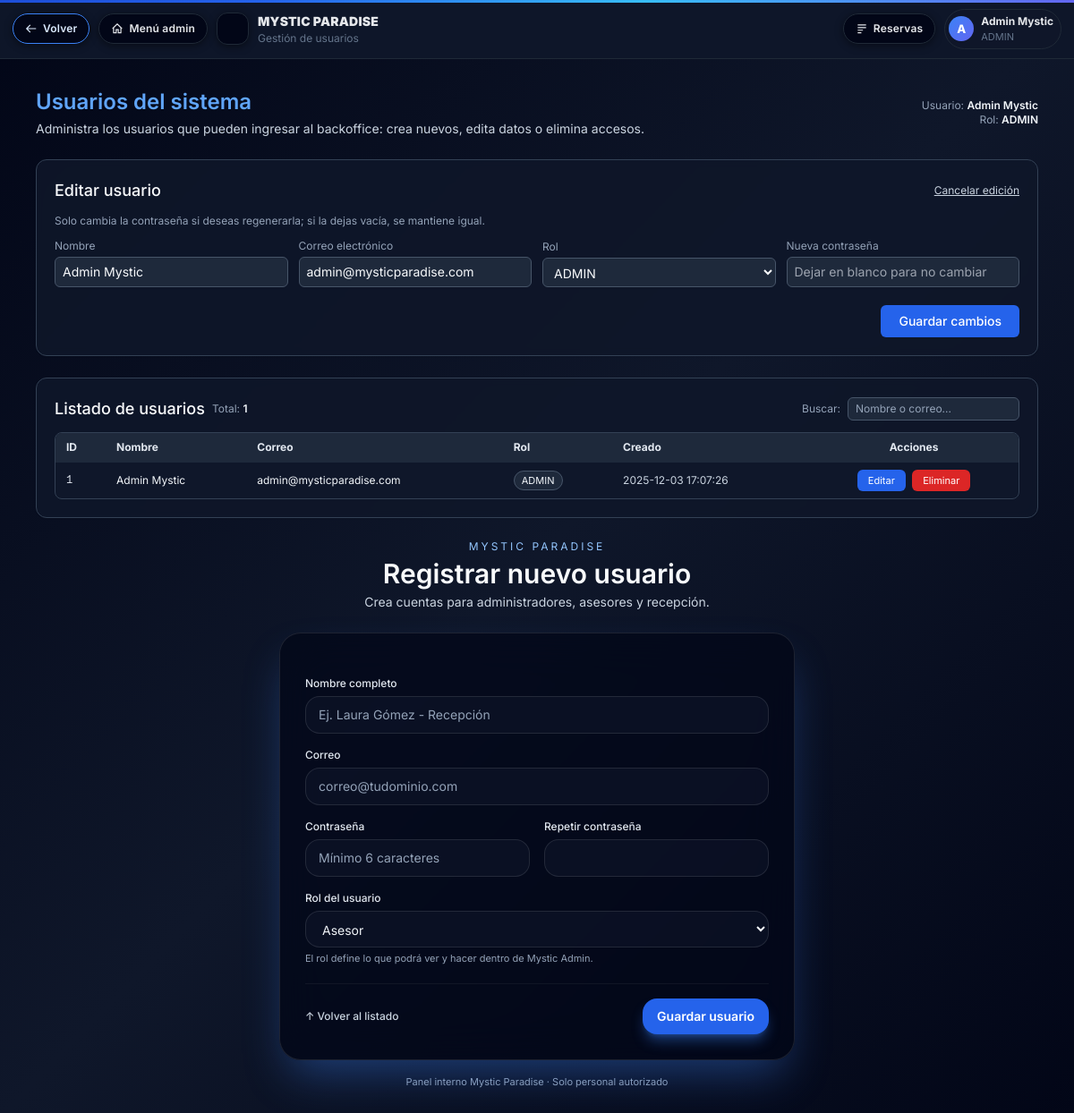
The page /usuarios.php?edit=1 (signed in) on the database its author committed.
### tables this page shows
CREATE TABLE IF NOT EXISTS `usuarios` (
  `id_usuario` int(11) NOT NULL AUTO_INCREMENT,
  `nombre` varchar(100) NOT NULL,
  `email` varchar(150) NOT NULL,
  `password_hash` varchar(255) NOT NULL,
  `rol` enum('ASESOR','ADMIN','RECEPCION','OTRO') DEFAULT 'ASESOR',
  `creado_en` timestamp NOT NULL DEFAULT current_timestamp(),
  PRIMARY KEY (`id_usuario`),
  UNIQUE KEY `email` (`email`)
);

### Usuarios.php (the view, shortened to what this page needs)
<?php
$nombreUsuario = $_SESSION['nombre'] ?? 'Admin';
$rolUsuario    = $_SESSION['rol']    ?? 'ADMIN';
try {
    $pdo = conexion::getConexion();
    $pdo->setAttribute(PDO::ATTR_ERRMODE, PDO::ERRMODE_EXCEPTION);
} catch (PDOException $e) {
    die("Error de conexión: " . $e->getMessage());
}
$usuarios      = [];
$usuarioEditar = null;
$editId        = isset($_GET['edit']) ? (int)$_GET['edit'] : 0;
try {
    $stmt = $pdo->query("
        SELECT id_usuario, nombre, email, rol, creado_en
        FROM usuarios
        ORDER BY creado_en DESC
    ");
    $usuarios = $stmt->fetchAll(PDO::FETCH_ASSOC);
} catch (PDOException $e) {
    $mensajeErr = "Error al cargar usuarios: " . $e->getMessage();
}
if ($editId > 0) {
    try {
        $stmtEd = $pdo->prepare("SELECT id_usuario, nombre, email, rol FROM usuarios WHERE id_usuario = :id LIMIT 1");
        $stmtEd->execute([':id' => $editId]);
        $usuarioEditar = $stmtEd->fetch(PDO::FETCH_ASSOC);
    } catch (PDOException $e) {
        $mensajeErr = "Error al cargar usuario para edición: " . $e->getMessage();
    }
}
?>
<!DOCTYPE html>
<html lang="es">
<head>
  <script src="https://cdn.tailwindcss.com"></script>
  <link href="https://fonts.bunny.net/css?family=inter:400,500,600,700" rel="stylesheet" />
</head>
<body class="min-h-screen bg-gradient-to-br from-slate-950 via-slate-900 to-slate-950 text-slate-50">
  <header class="topbar">
    <div class="topbar-inner">
      <div class="brand">
        <a href="javascript:window.history.back();" class="btn-top btn-top-back" title="Volver a la pantalla anterior">
          <svg viewBox="0 0 24 24" fill="none" stroke="currentColor">
            <path stroke-width="2" d="M10 19l-7-7 7-7M3 12h18"/>
          </svg>
          Volver
        </a>
        <a href="admin_menu.php" class="btn-top" title="Ir al panel de administrador">
          <svg viewBox="0 0 24 24" fill="none" stroke="currentColor">
            <path stroke-width="2" d="M3 12l9-9 9 9M5 10v10h5v-6h4v6h5V10"/>
          </svg>
          Menú admin
        </a>
        <div class="brand-logo"></div>
        <div class="brand-text">
          <span class="brand-title">MYSTIC PARADISE</span>
          <span class="brand-sub">Gestión de usuarios</span>
        </div>
      </div>
      <div class="top-actions">
        <a href="../Vista/Ver_reservas.php" class="btn-top" title="Ver reservas">
          <svg viewBox="0 0 24 24" fill="none" stroke="currentColor">
            <path stroke-width="2" d="M4 5h16M4 10h16M4 15h10M4 20h7"/>
          </svg>
          Reservas
        </a>
        <div class="avatar-chip">
          <div class="avatar-circle">
            <?php
              $ini = mb_strtoupper(mb_substr($nombreUsuario,0,1,'UTF-8'),'UTF-8');
              echo htmlspecialchars($ini,ENT_QUOTES,'UTF-8');
            ?>
          </div>
          <div class="avatar-meta">
            <span class="avatar-name">
              <?= htmlspecialchars($nombreUsuario, ENT_QUOTES, 'UTF-8') ?>
            </span>
            <span class="avatar-role"><?= htmlspecialchars($rolUsuario, ENT_QUOTES, 'UTF-8') ?></span>
          </div>
        </div>
      </div>
    </div>
  </header>
  <div class="max-w-6xl mx-auto py-8 px-4 space-y-6">
    <div class="flex flex-col md:flex-row md:items-center md:justify-between gap-3 mb-2">
      <div>
        <h1 class="text-2xl font-semibold text-blue-400">Usuarios del sistema</h1>
        <p class="text-sm text-slate-300 mt-1">
          Administra los usuarios que pueden ingresar al backoffice: crea nuevos, edita datos o elimina accesos.
        </p>
      </div>
      <div class="flex flex-col items-end text-xs text-slate-400">
        <span>Usuario: <span class="text-slate-100 font-semibold"><?= htmlspecialchars($nombreUsuario, ENT_QUOTES, 'UTF-8') ?></span></span>
        <span>Rol: <span class="text-slate-100 font-semibold"><?= htmlspecialchars($rolUsuario, ENT_QUOTES, 'UTF-8') ?></span></span>
      </div>
    </div>
    <?php if ($usuarioEditar): ?>
      <section class="rounded-xl border border-slate-700 bg-slate-900/90 backdrop-blur-sm p-5 shadow-sm space-y-3">
        <div class="flex items-center justify-between gap-2">
          <h2 class="text-lg font-medium text-slate-50">Editar usuario</h2>
          <a href="usuarios.php" class="text-xs text-slate-300 hover:text-blue-300 underline">
            Cancelar edición
          </a>
        </div>
        <p class="text-xs text-slate-400">
          Solo cambia la contraseña si deseas regenerarla; si la dejas vacía, se mantiene igual.
        </p>
        <form method="post" class="grid gap-3 md:grid-cols-4 md:items-end text-sm">
          <div>
            <label class="block text-xs text-slate-400 mb-1">Nombre</label>
            <input type="text" name="nombre"
                   value="<?= htmlspecialchars($usuarioEditar['nombre'], ENT_QUOTES, 'UTF-8') ?>"
                   class="w-full rounded-md bg-slate-800 border border-slate-600 px-2 py-1.5">
          </div>
          <div>
            <label class="block text-xs text-slate-400 mb-1">Correo electrónico</label>
            <input type="email" name="email"
                   value="<?= htmlspecialchars($usuarioEditar['email'], ENT_QUOTES, 'UTF-8') ?>"
                   class="w-full rounded-md bg-slate-800 border border-slate-600 px-2 py-1.5">
          </div>
          <div>
            <label class="block text-xs text-slate-400 mb-1">Rol</label>
            <select name="rol"
                    class="w-full rounded-md bg-slate-800 border border-slate-600 px-2 py-1.5">
              <?php
                $roles = ['ASESOR','ADMIN','RECEPCION','OTRO'];
                foreach ($roles as $r):
              ?>
                <option value="<?= $r ?>" <?= $usuarioEditar['rol'] === $r ? 'selected' : '' ?>>
                  <?= $r ?>
                </option>
              <?php endforeach; ?>
            </select>
          </div>
          <div>
            <label class="block text-xs text-slate-400 mb-1">Nueva contraseña</label>
            <input type="password" name="password"
                   placeholder="Dejar en blanco para no cambiar"
                   class="w-full rounded-md bg-slate-800 border border-slate-600 px-2 py-1.5">
          </div>
          <div class="md:col-span-4 flex justify-end mt-2">
            <button type="submit"
                    class="inline-flex items-center justify-center rounded-md bg-blue-600 hover:bg-blue-700 px-5 py-2 text-sm font-medium text-white">
              Guardar cambios
            </button>
          </div>
        </form>
      </section>
    <?php endif; ?>
    <section id="lista-usuarios" class="rounded-xl border border-slate-700 bg-slate-900/90 backdrop-blur-sm p-5 shadow-sm space-y-3">
      <div class="flex flex-col md:flex-row md:items-center md:justify-between gap-3 mb-2">
        <div class="flex items-center gap-2">
          <h2 class="text-lg font-medium text-slate-50">Listado de usuarios</h2>
          <span class="text-xs text-slate-400">
            Total: <span class="font-semibold text-slate-100"><?= count($usuarios) ?></span>
          </span>
        </div>
        <div class="flex items-center gap-2">
          <label for="buscar-usuario" class="text-xs text-slate-400">Buscar:</label>
          <input
            id="buscar-usuario"
            type="text"
            placeholder="Nombre o correo..."
            class="w-48 rounded-md bg-slate-800 border border-slate-600 px-2 py-1 text-xs text-slate-100 placeholder-slate-400 focus:outline-none focus:ring-2 focus:ring-blue-500"
          >
        </div>
      </div>
      <?php if (empty($usuarios)): ?>
        <p class="text-sm text-slate-300">No hay usuarios registrados en el sistema.</p>
      <?php else: ?>
        <div class="rounded-lg border border-slate-700 bg-slate-900 text-xs max-h-96 overflow-y-auto">
          <table class="min-w-full" id="tabla-usuarios">
            <thead class="bg-slate-800 text-slate-200 sticky top-0 z-10">
              <tr>
                <th class="px-3 py-2 text-left">ID</th>
                <th class="px-3 py-2 text-left">Nombre</th>
                <th class="px-3 py-2 text-left">Correo</th>
                <th class="px-3 py-2 text-left">Rol</th>
                <th class="px-3 py-2 text-left">Creado</th>
                <th class="px-3 py-2 text-center">Acciones</th>
              </tr>
            </thead>
            <tbody>
              <?php foreach ($usuarios as $u): ?>
                <tr class="border-t border-slate-800 hover:bg-slate-900/70 fila-usuario">
                  <td class="px-3 py-2 font-mono text-slate-200">
                    <?= (int)$u['id_usuario'] ?>
                  </td>
                  <td class="px-3 py-2 text-slate-100 celda-nombre">
                    <?= htmlspecialchars($u['nombre'], ENT_QUOTES, 'UTF-8') ?>
                  </td>
                  <td class="px-3 py-2 text-slate-100 celda-correo">
                    <?= htmlspecialchars($u['email'], ENT_QUOTES, 'UTF-8') ?>
                  </td>
                  <td class="px-3 py-2">
                    <span class="inline-flex items-center rounded-full bg-slate-800 px-2 py-0.5 text-[11px] text-slate-100 border border-slate-600">
                      <?= htmlspecialchars($u['rol'], ENT_QUOTES, 'UTF-8') ?>
                    </span>
                  </td>
                  <td class="px-3 py-2 text-slate-300">
                    <?= htmlspecialchars($u['creado_en'], ENT_QUOTES, 'UTF-8') ?>
                  </td>
                  <td class="px-3 py-2 text-center">
                    <a href="usuarios.php?edit=<?= (int)$u['id_usuario'] ?>"
                       class="inline-flex items-center justify-center rounded-md bg-blue-600 hover:bg-blue-700 px-3 py-1 text-[11px] text-white mr-1">
                      Editar
                    </a>
                    <form method="post" class="inline-block"
                          onsubmit="return confirm('¿Seguro que deseas eliminar este usuario?');">
                      <button type="submit"
                              class="inline-flex items-center justify-center rounded-md bg-red-600 hover:bg-red-700 px-3 py-1 text-[11px] text-white">
                        Eliminar
                      </button>
                    </form>
                  </td>
                </tr>
              <?php endforeach; ?>
            </tbody>
          </table>
        </div>
      <?php endif; ?>
    </section>
    <section class="mt-4">
      <div class="min-h-[0] flex items-center justify-center px-0">
        <div class="w-full max-w-xl mx-auto">
          <div class="mb-6 text-center">
            <p class="text-xs uppercase tracking-[0.25em] text-blue-300 mb-1">Mystic Paradise</p>
            <h2 class="text-2xl sm:text-3xl font-semibold text-slate-50">
              Registrar nuevo usuario
            </h2>
            <p class="text-sm text-slate-300 mt-1">
              Crea cuentas para administradores, asesores y recepción.
            </p>
          </div>
          <div class="bg-slate-950/70 backdrop-blur-xl border border-white/10 shadow-2xl shadow-blue-500/40 rounded-3xl p-6 sm:p-7">
            <form method="post" action="usuarios.php" class="space-y-5">
              <div class="grid grid-cols-1 gap-4 sm:grid-cols-2">
                <div class="sm:col-span-2">
                  <label class="block text-xs font-medium text-slate-200 mb-1.5">
                    Nombre completo
                  </label>
                  <input
                    type="text"
                    name="nombre"
                    required
                    class="w-full rounded-2xl border border-white/10 bg-slate-900/60 px-3.5 py-2.5 text-sm text-slate-100 placeholder-slate-400 focus:outline-none focus:ring-2 focus:ring-blue-400/70 focus:border-blue-400/70"
                    placeholder="Ej. Laura Gómez - Recepción"
                  >
                </div>
                <div class="sm:col-span-2">
                  <label class="block text-xs font-medium text-slate-200 mb-1.5">
                    Correo
                  </label>
                  <input
                    type="email"
                    name="email"
                    required
                    class="w-full rounded-2xl border border-white/10 bg-slate-900/60 px-3.5 py-2.5 text-sm text-slate-100 placeholder-slate-400 focus:outline-none focus:ring-2 focus:ring-blue-400/70 focus:border-blue-400/70"
                    placeholder="correo@tudominio.com"
                  >
                </div>
                <div>
                  <label class="block text-xs font-medium text-slate-200 mb-1.5">
                    Contraseña
                  </label>
                  <input
                    type="password"
                    name="password"
                    required
                    minlength="6"
                    class="w-full rounded-2xl border border-white/10 bg-slate-900/60 px-3.5 py-2.5 text-sm text-slate-100 placeholder-slate-400 focus:outline-none focus:ring-2 focus:ring-blue-400/70 focus:border-blue-400/70"
                    placeholder="Mínimo 6 caracteres"
                  >
                </div>
                <div>
                  <label class="block text-xs font-medium text-slate-200 mb-1.5">
                    Repetir contraseña
                  </label>
                  <input
                    type="password"
                    name="password2"
                    required
                    minlength="6"
                    class="w-full rounded-2xl border border-white/10 bg-slate-900/60 px-3.5 py-2.5 text-sm text-slate-100 placeholder-slate-400 focus:outline-none focus:ring-2 focus:ring-blue-400/70 focus:border-blue-400/70"
                  >
                </div>
                <div class="sm:col-span-2">
                  <label class="block text-xs font-medium text-slate-200 mb-1.5">
                    Rol del usuario
                  </label>
                  <select
                    name="rol"
                    class="w-full rounded-2xl border border-white/10 bg-slate-900/60 px-3.5 py-2.5 text-sm text-slate-100 focus:outline-none focus:ring-2 focus:ring-blue-400/70 focus:border-blue-400/70"
                  >
                    <option value="ASESOR">Asesor</option>
                  </select>
                  <p class="mt-1 text-[11px] text-slate-400">
                    El rol define lo que podrá ver y hacer dentro de Mystic Admin.
                  </p>
                </div>
              </div>
              <div class="flex items-center justify-between pt-4 border-t border-white/5">
                <a href="#lista-usuarios"
                   class="inline-flex items-center gap-1.5 text-xs font-medium text-slate-300 hover:text-blue-300 transition">
                  ↑ Volver al listado
                </a>
                <button
                  type="submit"
                  class="inline-flex items-center gap-2 rounded-2xl bg-blue-600 px-4 py-2.5 text-xs sm:text-sm font-semibold text-white shadow-lg shadow-blue-500/40 hover:bg-blue-500 active:bg-blue-700 transition"
                >
                  Guardar usuario
                </button>
              </div>
            </form>
          </div>
          <p class="mt-4 text-center text-[11px] text-slate-400">
            Panel interno Mystic Paradise · Solo personal autorizado
          </p>
        </div>
      </div>
    </section>
  </div>
</body>
</html>

### rows shown on the page
usuarios: nombre "Admin Mystic", email "admin@mysticparadise.com", rol "ADMIN", id_usuario "1", creado_en "2025-12-03 17:07:26"

### other values the page prints
$ini "A"
$nombreUsuario "Admin Mystic"
$rolUsuario "ADMIN"
count($usuarios) "1"
